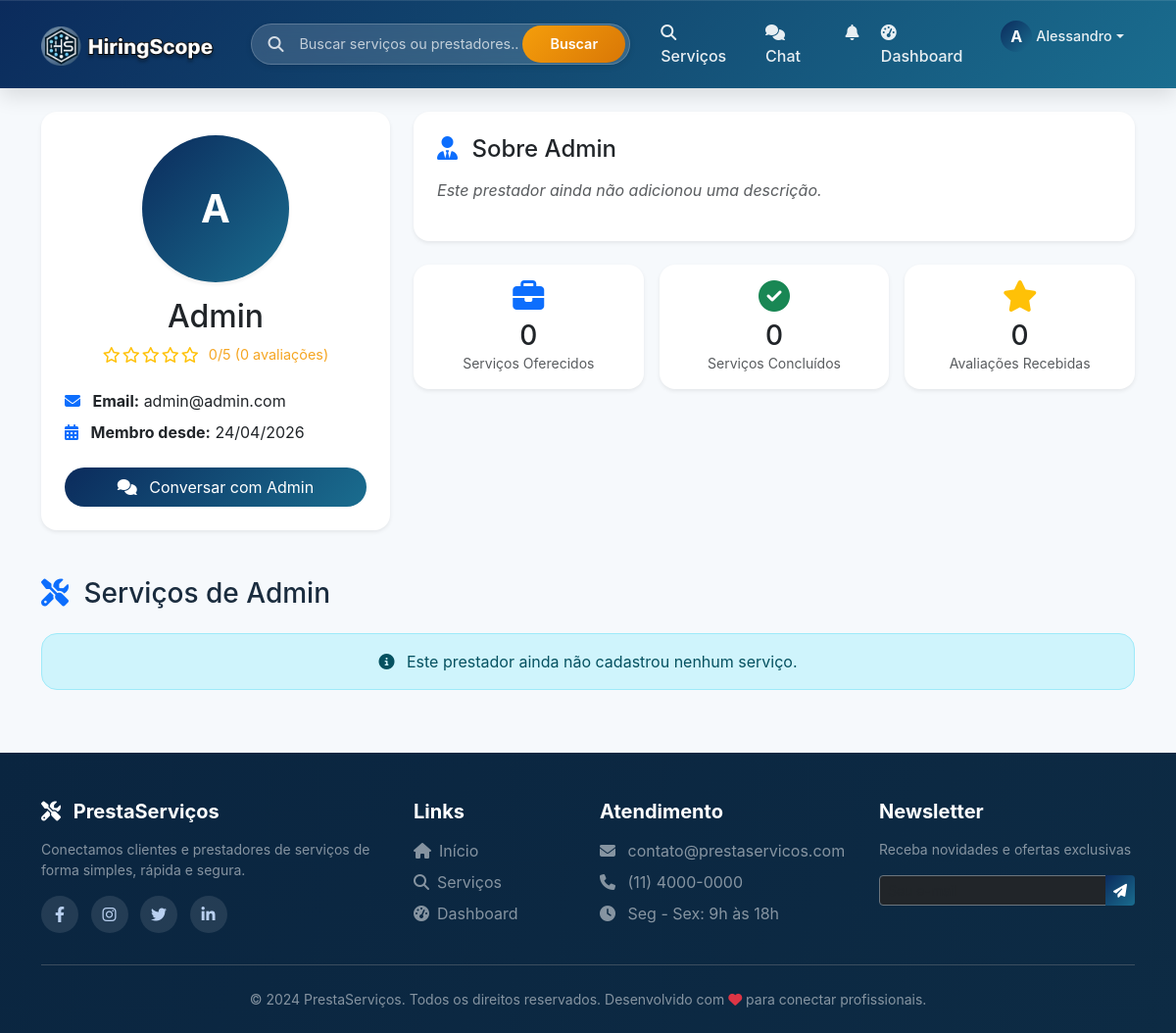
Page /perfil/2 (signed in) on the committed database.
### models.py (models this page shows, shortened)
class Usuario(UserMixin, db.Model):
    __tablename__ = 'usuarios'
    id = db.Column(db.Integer, primary_key=True)
    nome = db.Column(db.String(100), nullable=False)
    email = db.Column(db.String(100), unique=True, nullable=False)
    senha_hash = db.Column(db.String(200), nullable=False)
    telefone = db.Column(db.String(20))
    tipo = db.Column(db.String(20), nullable=False)  # cliente, prestador
    is_admin = db.Column(db.Boolean, default=False)
    data_cadastro = db.Column(db.DateTime, default=datetime.utcnow)
    foto_perfil = db.Column(db.String(200), default='default.jpg')
    foto_url = db.Column(db.String(500), nullable=True)
    descricao = db.Column(db.Text)
    servicos_oferecidos = db.relationship('Servico', back_populates='prestador', lazy=True)
    avaliacoes_recebidas = db.relationship('Avaliacao', foreign_keys='Avaliacao.prestador_id', back_populates='prestador', lazy=True)
    avaliacoes_feitas = db.relationship('Avaliacao', foreign_keys='Avaliacao.cliente_id', back_populates='cliente', lazy=True)
    favoritos = db.relationship('Favorito', foreign_keys='Favorito.cliente_id', back_populates='cliente', lazy=True)
    contratos_como_cliente = db.relationship('Contrato', foreign_keys='Contrato.cliente_id', back_populates='cliente', lazy=True)
    contratos_como_prestador = db.relationship('Contrato', foreign_keys='Contrato.prestador_id', back_populates='prestador', lazy=True)
    def media_avaliacoes(self):
        if self.avaliacoes_recebidas:
            total = sum([a.nota for a in self.avaliacoes_recebidas])
            return round(total / len(self.avaliacoes_recebidas), 1)
        return 0
    def total_avaliacoes(self):
        return len(self.avaliacoes_recebidas) if self.avaliacoes_recebidas else 0

### routes/main_routes.py (the view)
@main_bp.route('/perfil/<int:prestador_id>')
def perfil_prestador(prestador_id):
    prestador = Usuario.query.get_or_404(prestador_id)
    if prestador.tipo != 'prestador':
        flash('Usuário não é um prestador de serviços', 'warning')
        return redirect(url_for('main.index'))
    return render_template('perfil_prestador.html', prestador=prestador)

### templates/perfil_prestador.html (shortened to what this page needs)
{% extends "base.html" %}
{% block content %}
<div class="container mt-4">
    <div class="row mb-5">
        <div class="col-md-4">
            <div class="card shadow-sm border-0 rounded-4 overflow-hidden">
                <div class="card-body text-center p-4">
                    <div class="prestador-avatar mx-auto mb-3">
                        {% if prestador.foto_url %}
                            <img src="{{ prestador.foto_url }}" alt="{{ prestador.nome }}"
                                 class="rounded-circle shadow-sm" style="width: 150px; height: 150px; object-fit: cover;">
                        {% elif prestador.foto_perfil and prestador.foto_perfil != 'default.jpg' %}
                            <img alt="{{ prestador.nome }}"
                                 class="rounded-circle shadow-sm" style="width: 150px; height: 150px; object-fit: cover;">
                        {% else %}
                            <div class="rounded-circle d-flex align-items-center justify-content-center shadow-sm mx-auto"
                                 style="width: 150px; height: 150px; background: linear-gradient(135deg, #0b2b5c, #1a6d8f);">
                                <span class="text-white fs-1 fw-bold">{{ prestador.nome[0]|upper }}</span>
                            </div>
                        {% endif %}
                    </div>
                    <h2 class="mb-2">{{ prestador.nome }}</h2>
                    <div class="rating mb-2">
                        {% set media = prestador.media_avaliacoes() %}
                        {% for i in range(5) %}
                            {% if i < media|round(0, 'floor') %}
                                <i class="fas fa-star text-warning"></i>
                            {% elif i < media %}
                                <i class="fas fa-star-half-alt text-warning"></i>
                            {% else %}
                                <i class="far fa-star text-warning"></i>
                            {% endif %}
                        {% endfor %}
                        <span class="ms-2">{{ media }}/5 ({{ prestador.total_avaliacoes() }} avaliações)</span>
                    </div>
                    <div class="mt-3 text-start">
                        <p class="mb-2">
                            <i class="fas fa-envelope text-primary me-2"></i>
                            <strong>Email:</strong> {{ prestador.email }}
                        </p>
                        <p class="mb-2">
                            <i class="fas fa-calendar-alt text-primary me-2"></i>
                            <strong>Membro desde:</strong> {{ prestador.data_cadastro.strftime('%d/%m/%Y') }}
                        </p>
                    </div>
                    {% if current_user.is_authenticated and current_user.id != prestador.id %}
                        <button onclick="iniciarChat({{ prestador.id }}, '{{ prestador.nome|replace("'", "\\'") }}')"
                                class="btn btn-primary w-100 rounded-pill py-2 mt-3">
                            <i class="fas fa-comments me-2"></i> Conversar com {{ prestador.nome.split()[0] }}
                        </button>
                    {% elif not current_user.is_authenticated %}
                        <a href="/login" class="btn btn-outline-primary w-100 rounded-pill py-2 mt-3">
                            <i class="fas fa-sign-in-alt me-2"></i> Faça login para conversar
                        </a>
                    {% endif %}
                </div>
            </div>
        </div>
        <div class="col-md-8">
            <div class="card shadow-sm border-0 rounded-4 mb-4">
                <div class="card-body p-4">
                    <h4 class="mb-3">
                        <i class="fas fa-user-tie text-primary me-2"></i>
                        Sobre {{ prestador.nome.split()[0] }}
                    </h4>
                    {% if prestador.descricao %}
                        <p class="text-muted">{{ prestador.descricao }}</p>
                    {% else %}
                        <p class="text-muted fst-italic">Este prestador ainda não adicionou uma descrição.</p>
                    {% endif %}
                </div>
            </div>
            <div class="row g-3 mb-4">
                <div class="col-md-4">
                    <div class="card shadow-sm border-0 rounded-4 text-center p-3">
                        <i class="fas fa-briefcase fa-2x text-primary mb-2"></i>
                        <h3 class="mb-0">{{ prestador.servicos_oferecidos|length }}</h3>
                        <small class="text-muted">Serviços Oferecidos</small>
                    </div>
                </div>
                <div class="col-md-4">
                    <div class="card shadow-sm border-0 rounded-4 text-center p-3">
                        <i class="fas fa-check-circle fa-2x text-success mb-2"></i>
                        <h3 class="mb-0">{{ prestador.contratos_como_prestador|selectattr('status', 'equalto', 'concluido')|list|length }}</h3>
                        <small class="text-muted">Serviços Concluídos</small>
                    </div>
                </div>
                <div class="col-md-4">
                    <div class="card shadow-sm border-0 rounded-4 text-center p-3">
                        <i class="fas fa-star fa-2x text-warning mb-2"></i>
                        <h3 class="mb-0">{{ prestador.total_avaliacoes() }}</h3>
                        <small class="text-muted">Avaliações Recebidas</small>
                    </div>
                </div>
            </div>
        </div>
    </div>
    <div class="mb-5">
        <h3 class="mb-4">
            <i class="fas fa-tools text-primary me-2"></i>
            Serviços de {{ prestador.nome.split()[0] }}
        </h3>
        {% if prestador.servicos_oferecidos %}
        <div class="row g-4">
            {% for servico in prestador.servicos_oferecidos %}
            <div class="col-md-6 col-lg-4">
                <div class="card h-100 border-0 rounded-4 shadow-sm overflow-hidden transition">
                    {% if servico.imagem_base64 %}
                        <img
                             class="card-img-top"
                             alt="{{ servico.titulo }}"
                             style="height: 180px; object-fit: cover;">
                    {% else %}
                        <div class="card-img-top d-flex align-items-center justify-content-center bg-light" style="height: 180px;">
                            <i class="fas fa-briefcase fa-4x text-primary opacity-50"></i>
                        </div>
                    {% endif %}
                    <div class="card-body p-3">
                        <span class="badge bg-info mb-2">{{ servico.categoria }}</span>
                        <h5 class="card-title">{{ servico.titulo }}</h5>
                        <p class="card-text small text-muted">{{ servico.descricao[:80] }}...</p>
                        <div class="d-flex justify-content-between align-items-center mt-2">
                            {% if servico.preco %}
                                <span class="price fw-bold text-primary">R$ {{ "%.2f"|format(servico.preco) }}</span>
                            {% else %}
                                <span class="text-muted small">Preço sob consulta</span>
                            {% endif %}
                            <a href="/servico/{{ servico.id }}" class="btn btn-sm btn-primary rounded-pill px-3">
                                Ver detalhes
                            </a>
                        </div>
                    </div>
                </div>
            </div>
            {% endfor %}
        </div>
        {% else %}
        <div class="alert alert-info text-center rounded-4">
            <i class="fas fa-info-circle me-2"></i>
            Este prestador ainda não cadastrou nenhum serviço.
        </div>
        {% endif %}
    </div>
</div>
{% endblock %}

### templates/components/base/navbar.html (shortened to what this page needs)
<nav class="navbar navbar-expand-lg navbar-dark sticky-top">
    <div class="container">
        <a class="navbar-brand" href="{{ url_for('main.index') }}">
            <img src="{{ url_for('static', filename='img/logo.png') }}"
                 alt="PrestaServiços"
                 class="navbar-logo"
                 style="height: 42px;"
                 onerror="this.onerror=null; this.parentNode.innerHTML='<i class=\'fas fa-tools me-2\'></i> PrestaServiços';">
        </a>
        <div class="search-bar-desktop d-none d-lg-block">
            <div class="search-bar-wrapper">
                <div class="search-icon"><i class="fas fa-search"></i></div>
                <input type="text" id="globalSearchInput" class="search-input" placeholder="Buscar serviços ou prestadores...">
                <button id="globalSearchBtn" class="search-btn">Buscar</button>
            </div>
        </div>
        <div class="collapse navbar-collapse" id="navbarNav">
            <ul class="navbar-nav ms-auto">
                <li class="nav-item">
                    <a class="nav-link" href="{{ url_for('servico.lista') }}">
                        <i class="fas fa-search me-1"></i> Serviços
                    </a>
                </li>
                {% if current_user.is_authenticated %}
                    <li class="nav-item position-relative">
                        <a class="nav-link chat-link" href="{{ url_for('chat.index') }}">
                            <i class="fas fa-comments me-1"></i> Chat
                        </a>
                    </li>
                    <li class="nav-item dropdown">
                        <a class="nav-link" href="#" id="notificationDropdown" role="button" data-bs-toggle="dropdown">
                            <i class="fas fa-bell"></i>
                        </a>
                    </li>
                    <li class="nav-item">
                        <a class="nav-link" href="{{ url_for('main.dashboard') }}">
                            <i class="fas fa-tachometer-alt me-1"></i> Dashboard
                        </a>
                    </li>
                    <li class="nav-item dropdown">
                        <a class="nav-link dropdown-toggle d-flex align-items-center" href="#" id="userDropdown" role="button" data-bs-toggle="dropdown">
                            {% if current_user.foto_url %}
                                <div class="user-avatar-nav-placeholder" style="display: none;">{{ current_user.nome[0]|upper }}</div>
                            {% else %}
                                <div class="user-avatar-nav-placeholder">{{ current_user.nome[0]|upper }}</div>
                            {% endif %}
                            <span class="user-name-nav ms-1">{{ current_user.nome.split()[0] }}</span>
                        </a>
                    </li>
                {% endif %}
            </ul>
        </div>
    </div>
</nav>

### rows in the picture
Usuario: nome "A", nome "Alessandro"
Usuario: nome "A", nome "Admin", email "admin@admin.com", data_cadastro "24/04/2026"

### other values in the picture
{{ media }} "0"
{{ prestador.total_avaliacoes() }} "0"
{{ prestador.servicos_oferecidos|length }} "0"
